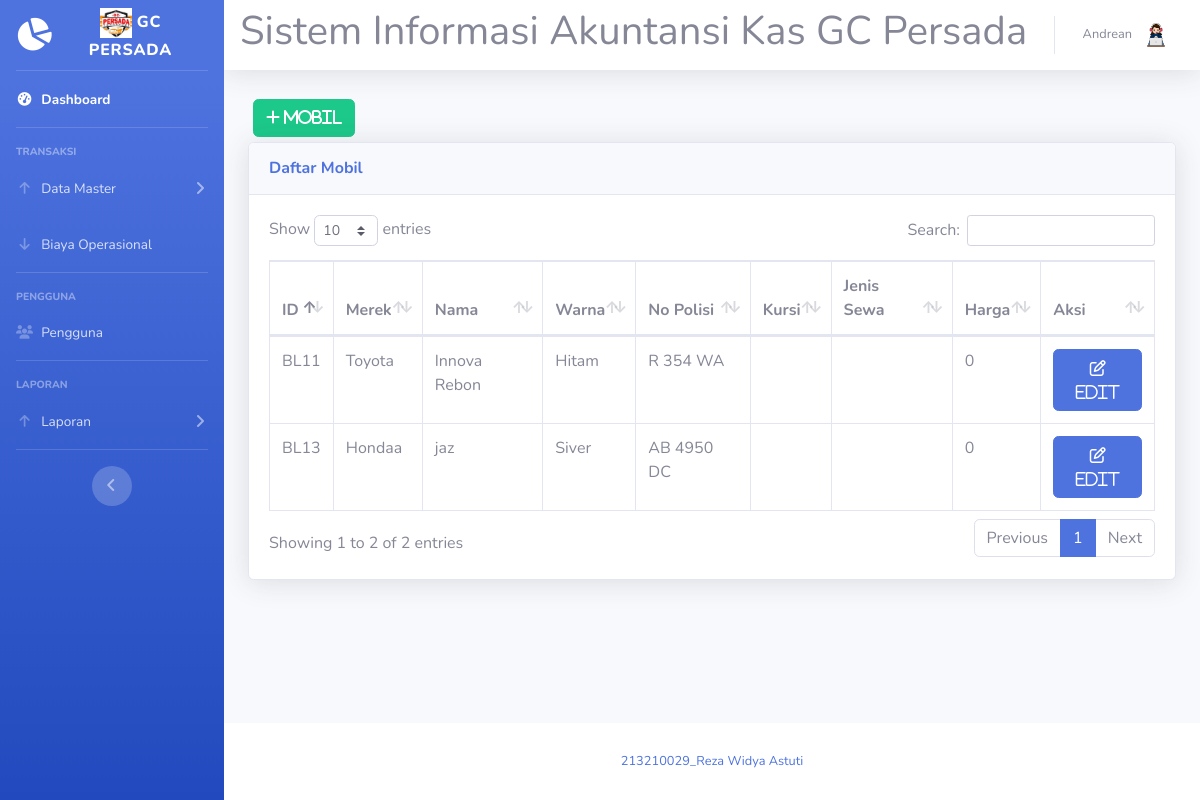
Screenshot of /mobil.php (signed in) with the database file from the repository.
### tables this page shows
CREATE TABLE `mobil` (
  `id_mobil` varchar(4) NOT NULL,
  `nama` varchar(15) NOT NULL,
  `warna` varchar(10) NOT NULL,
  `no_polisi` varchar(10) NOT NULL,
  `jenis_sewa` varchar(15) NOT NULL,
  `jumlah_set` varchar(10) NOT NULL,
  `harga` int(11) NOT NULL,
  `id_merek` varchar(4) NOT NULL
);

CREATE TABLE `merek` (
  `id_merek` varchar(3) NOT NULL,
  `merek` varchar(15) NOT NULL
);

### mobil.php (the view, shortened to what this page needs)
<?php
require 'koneksi.php';
?>
<!DOCTYPE html>
<html lang="en">
<head>
  <link href="vendor/fontawesome-free/css/all.min.css" rel="stylesheet" type="text/css">
  <link href="css/sb-admin-2.min.css" rel="stylesheet">
  <link href="vendor/datatables/dataTables.bootstrap4.min.css" rel="stylesheet">
</head>
<body id="page-top">
  <?php require 'sidebar.php'; ?>
  <div id="content">
    <?php require 'navbar.php'; ?>
    <div class="container-fluid">
      <button type="button" class="btn btn-success" style="margin:5px" data-toggle="modal" data-target="#myModalTambah"><i class="fa fa-plus"> Mobil</i></button><br>
      <div class="card shadow mb-4">
        <div class="card-header py-3">
          <h6 class="m-0 font-weight-bold text-primary">Daftar Mobil</h6>
        </div>
        <div class="card-body">
          <div class="table-responsive">
            <table class="table table-bordered" id="dataTable" width="100%" cellspacing="0">
              <thead>
                <tr>
                  <th>ID</th>
                  <th>Merek</th>
                  <th>Nama</th>
                  <th>Warna</th>
                  <th>No Polisi</th>
                  <th>Kursi</th>
                  <th>Jenis Sewa</th>
                  <th>Harga</th>
                  <th>Aksi</th>
                </tr>
              </thead>
              <tbody>
                <?php
                $query = mysqli_query($koneksi, "SELECT * FROM mobil");
                while ($data = mysqli_fetch_assoc($query)) {
                ?>
                  <tr>
                    <td><?= $data['id_mobil'] ?></td>
                    <td>
                      <?php
                      $merek_query = mysqli_query($koneksi, "SELECT merek FROM merek WHERE id_merek = '" . $data['id_merek'] . "'");
                      $merek_data = mysqli_fetch_assoc($merek_query);
                      echo $merek_data['merek'];
                      ?>
                    </td>
                    <td><?= $data['nama'] ?></td>
                    <td><?= $data['warna'] ?></td>
                    <td><?= $data['no_polisi'] ?></td>
                    <td><?= $data['jumlah_set'] ?></td>
                    <td><?= $data['jenis_sewa'] ?></td>
                    <td><?= $data['harga'] ?></td>
                    <td>
                      <a href="#" type="button" class="fa fa-edit btn btn-primary btn-md" data-toggle="modal" data-target="#myModal<?= $data['id_mobil']; ?>"> Edit</a>
                    </td>
                  </tr>
                <?php
                }
                ?>
              </tbody>
            </table>
          </div>
        </div>
      </div>
    </div>
  </div>
  <?php require 'footer.php' ?>
</div>
</div>
</body>
</html>

### sidebar.php (shortened to what this page needs)
<div id="wrapper">
  <ul class="navbar-nav bg-gradient-primary sidebar sidebar-dark accordion" id="accordionSidebar">
    <a class="sidebar-brand d-flex align-items-center justify-content-center" href="index.php">
      <div class="sidebar-brand-icon rotate-n-15">
        <i class="fas fa-chart-pie"></i>
      </div>
      <div class="sidebar-brand-text mx-3"> <img src="img/logo.jpg" height="30dvh" alt=""> GC PERSADA</div>
    </a>
    <hr class="sidebar-divider my-0">
    <li class="nav-item active">
      <a class="nav-link" href="index.php">
        <i class="fas fa-fw fa-tachometer-alt"></i>
        <span>Dashboard</span></a>
    </li>
    <hr class="sidebar-divider">
    <div class="sidebar-heading">
      Transaksi
    </div>
    <li class="nav-item">
      <a class="nav-link collapsed" href="#" data-toggle="collapse" data-target="#collapsePendapatan" aria-expanded="true" aria-controls="collapsePages">
        <i class="fas fa-fw fa-arrow-up"></i>
        <span>Data Master</span>
      </a>
    </li>
    <li class="nav-item">
      <a class="nav-link collapsed" href="operasional.php">
        <i class="fas fa-fw fa-arrow-down"></i>
        <span>Biaya Operasional</span>
      </a>
    </li>
    <hr class="sidebar-divider">
    <div class="sidebar-heading">
      Pengguna
    </div>
    <li class="nav-item">
      <a class="nav-link collapsed" href="karyawan.php">
        <i class="fas fa-fw fa-users"></i>
        <span>Pengguna</span>
      </a>
    </li>
    <hr class="sidebar-divider">
    <div class="sidebar-heading">
      Laporan
    </div>
    <li class="nav-item">
      <a class="nav-link collapsed" href="#" data-toggle="collapse" data-target="#collapseLaporan" aria-expanded="true" aria-controls="collapsePages">
        <i class="fas fa-fw fa-arrow-up"></i>
        <span>Laporan</span>
      </a>
    </li>
    <hr class="sidebar-divider d-none d-md-block">
    <div class="text-center d-none d-md-inline">
      <button class="rounded-circle border-0" id="sidebarToggle"></button>
    </div>
  </ul>
  <div id="content-wrapper" class="d-flex flex-column">

### navbar.php (shortened to what this page needs)
<nav class="navbar navbar-expand navbar-light bg-white topbar mb-4 static-top shadow">
  <h1>Sistem Informasi Akuntansi Kas GC Persada</h1>
<?php require 'user.php'; ?>
</nav>

### user.php (shortened to what this page needs)
<ul class="navbar-nav ml-auto">
  <li class="nav-item dropdown no-arrow">
    <a class="nav-link dropdown-toggle" href="#" id="userDropdown" role="button" data-toggle="dropdown" aria-haspopup="true" aria-expanded="false">
      <span class="mr-2 d-none d-lg-inline text-gray-600 small"><?=$_SESSION['nama']?></span>
      <img class="img-profile rounded-circle" src="img/she2.png">
    </a>
  </li>
</ul>

### footer.php
<footer class="sticky-footer bg-white">
  <div class="container my-auto">
    <div class="copyright text-center my-auto">
      <span>
        <a href=''title='' target=''_blank>213210029_Reza Widya Astuti</a>
      </span>
    </div>
  </div>
</footer>

### rows the page displays
mobil: id_mobil "BL11", id_merek.merek "Toyota", nama "Innova Rebon", warna "Hitam", no_polisi "R 354 WA", harga "0"
mobil: id_mobil "BL13", id_merek.merek "Hondaa", nama "jaz", warna "Siver", no_polisi "AB 4950 DC", harga "0"

### other values shown
$_SESSION['nama'] "Andrean"
